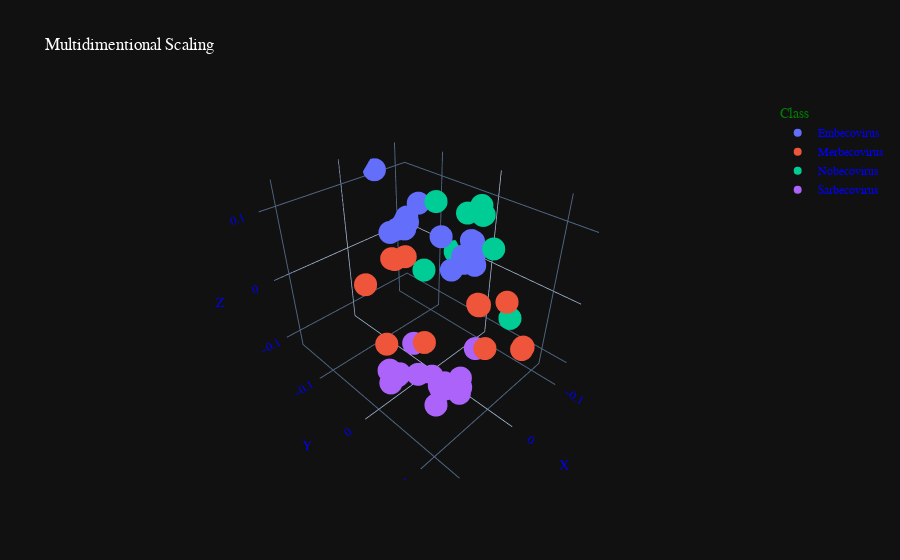

Notebook cell for this chart:
### Code cell
mds = MDS(n_components = 3 ,dissimilarity='precomputed')
lower_dim_rep = mds.fit_transform(dissimilarity_matrix)

df = pd.DataFrame({'X' : lower_dim_rep[:,0],'Y' : lower_dim_rep[:,1] , 'Z' : lower_dim_rep[:,2] , 'Class' : Y.ravel()})
fig = px.scatter_3d(df, x='X', y='Y', z='Z',
              color='Class',
                    title="Multidimentional Scaling")
fig.layout.template = "plotly_dark"
fig.update_layout(
    font_family="Courier New",
    font_color="blue",
    title_font_family="Times New Roman",
    title_font_color="white",
    legend_title_font_color="green"
)
fig.show()
